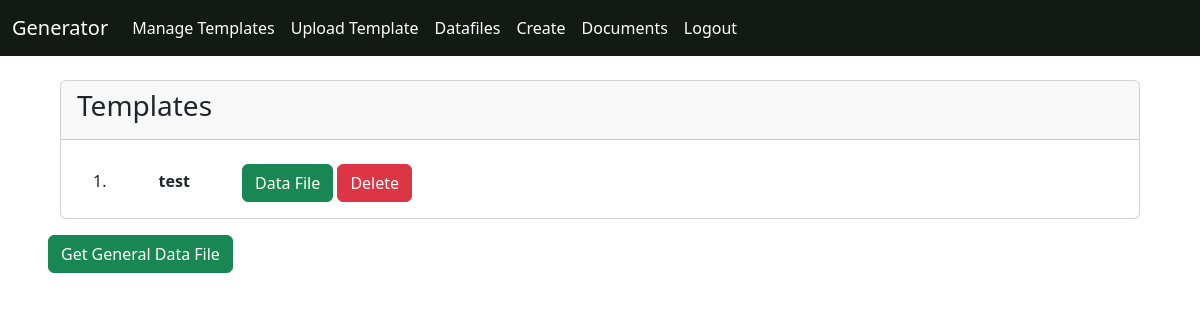
The app's page /app/manage/ (signed in), older data.
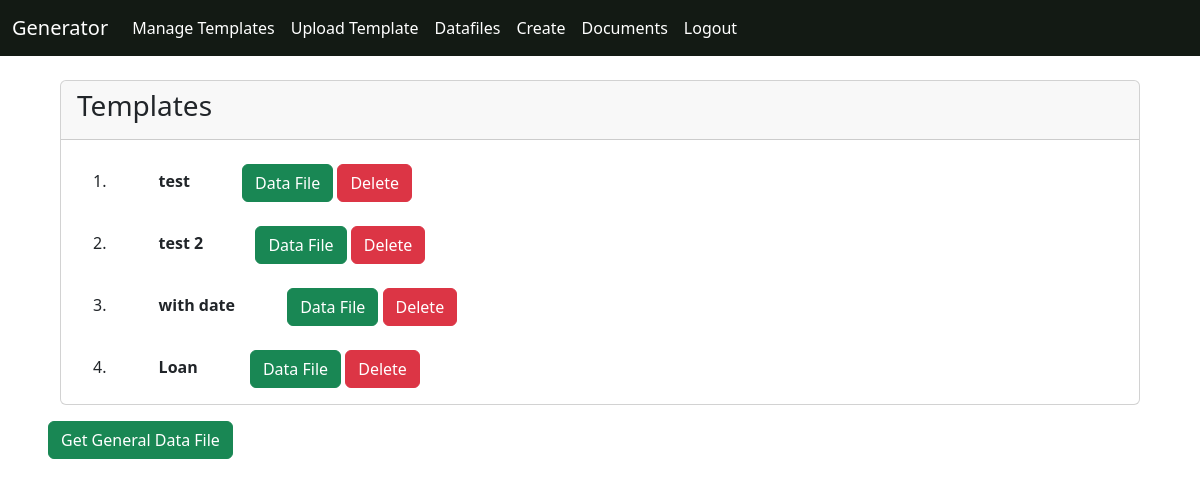
The same page, newer data.
### app/models.py (models this page shows, shortened)
class TemplateFile(models.Model):
    name = models.CharField(max_length=500, unique=True)
    file = models.FileField(upload_to='files/templates', null=True)

### app/views.py (the view)
# urls.py: path('manage/', views.manage, name='manage'),
@login_required
def manage(request):
    template_list = TemplateFile.objects.all()
    return render(request, 'app/manage.html', {
        'templates': template_list,
    })

### app/templates/app/manage.html (shortened to what this page needs)
{% extends 'app/base.html' %}
{% block body %}
    {% if not templates %}
        <h1>No templates</h1>
    {% else %}
    <form action="">
        <div class='container-fluid'>
            <div class="card text mb-3">
                <div class="card-header">
                    <h3>Templates</h3>
                </div>
                <ol class="list-group-numbered">
                    {% for template in templates %}
                        <br>
                        <li class="list-group-item">
                            <strong class="mx-5">{{ template.name }}</strong>
                            <a href="{% url 'app:get-csv' template.id %}" class='btn btn-success pull-right'> Data File </a>
                            <a href="{% url 'app:delete-template' template.id %}" class='btn btn-danger pull-right'> Delete </a>
                        </li>
                    {% endfor %}
                </ol>
            </div>
        </div>
        <div>
            <a href="{% url 'app:get-csv-all' %}" class="btn btn-success">Get General Data File</a>
        </div>
    </form>
    {% endif %}
{% endblock body %}

Row changes from the older to the newer data that the page shows:
added TemplateFile: name "test 2"
added TemplateFile: name "with date"
added TemplateFile: name "Loan"
